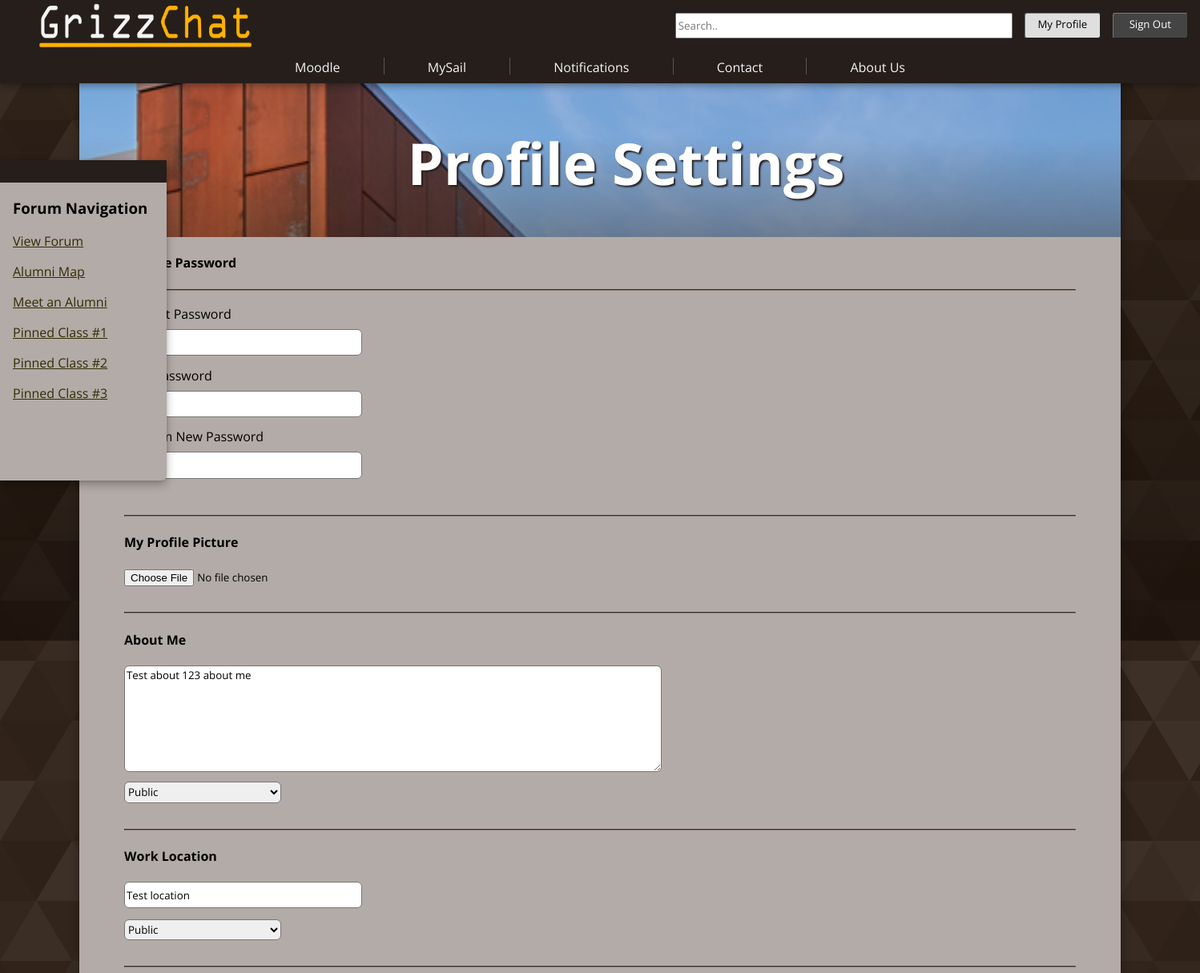
Before: /profile-settings.php (signed in, upper part) with the older database file.
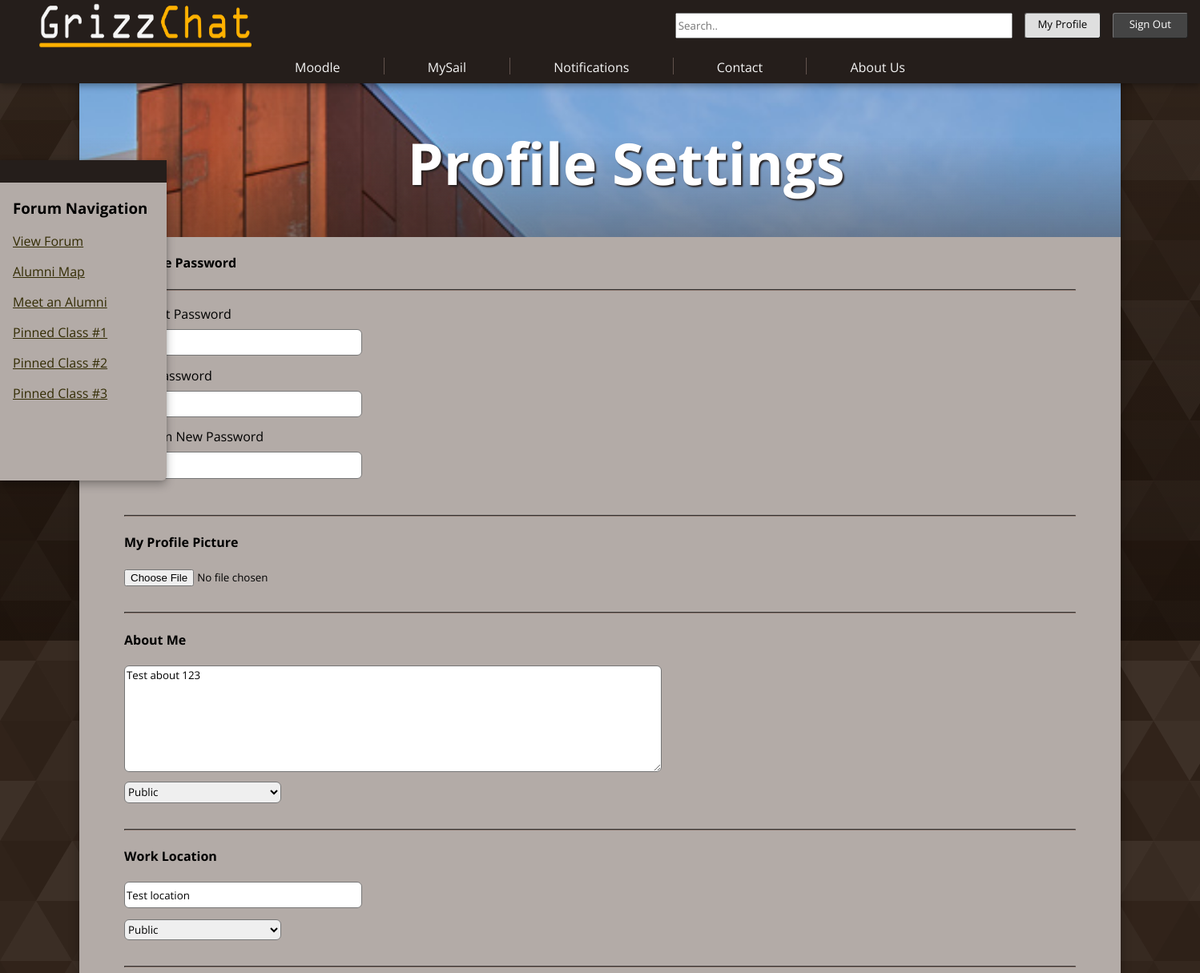
After: the same page with the newer database file.
### tables this page shows
CREATE TABLE `profile_info` (
  `ABOUT` text NOT NULL,
  `ABOUT_PRIVACY` enum('private','friends','public') NOT NULL DEFAULT 'public',
  `LOCATION` tinytext NOT NULL,
  `LOCATION_PRIVACY` enum('private','friends','public') NOT NULL DEFAULT 'public',
  `CONTACT_EMAIL` tinytext NOT NULL,
  `CONTACT_EMAIL_PRIVACY` enum('private','friends','public') NOT NULL DEFAULT 'public',
  `LINKEDIN` tinytext NOT NULL,
  `LINKEDIN_PRIVACY` enum('private','friends','public') NOT NULL DEFAULT 'public',
  `PREFERRED_FONT` enum('default','comic_sans','Times_New_Roman','Helvetica','Tahoma','Garamond','Courier_New') NOT NULL DEFAULT 'default',
  `DEACTIVATE` tinyint(1) NOT NULL DEFAULT 0,
  `LINKED_USER_ID` int(11) NOT NULL,
  `PROFILE_ID` int(11) NOT NULL
);

### Includes/profileHandler.php (the view, shortened to what this page needs)
<?php
    function displayUsersSettings() {
        $sql = "SELECT * FROM profile_info INNER JOIN user_info on profile_info.LINKED_USER_ID = user_info.USER_ID WHERE profile_info.LINKED_USER_ID={$_SESSION["id"]}";
        $dbConnection = $GLOBALS['dbConnection'];
        $result = $dbConnection-> query($sql);
        if ($result-> num_rows > 0) {
            while ($row = $result-> fetch_assoc()) {
                echo "<div class='settings-block'>";
                echo "<h4>Change Password</h4><hr>";
                echo "<label>Current Password</label><input type='password' name='old_password'><br>";
                echo "<label>New Password</label><input type='password' name='new_password'><br>";
                echo "<label>Confirm New Password</label><input type='password' name='confirm_new_password' class='settings-confirm-pw'>";
                echo "</div>";
                echo "<div class='settings-block'>";
                echo "<hr><h4>My Profile Picture</h4>";
                echo "<input type='file' name='profile-picture' accept='image/png, image/gif, image/jpeg'>";
                echo "</div>";
                echo "<div class='settings-block'>";
                echo "<hr><h4>About Me</h4>";
                if (empty($row["ABOUT"])) {
                    echo "<textarea name='about'></textarea>";
                }
                else {
                    echo "<textarea name='about'>" . $row["ABOUT"] . "</textarea>";
                }
                echo "<br><select name='about_privacy' title='Privacy settings for your about me description'>";
                if ($row["ABOUT_PRIVACY"] == "public") {
                    echo "<option value='public' selected>Public</option>";
                }
                else {
                    echo "<option value='public'>Public</option>";
                }
                echo "</select></div>";
                echo "<div class='settings-block'>";
                echo "<hr><h4>Work Location</h4>";
                if (empty($row["LOCATION"])) {
                    echo "<input type='text' name='location'>";
                }
                else {
                    echo "<input type='text' name='location' value='"  . $row["LOCATION"] . "'>";
                }
                echo "<br><select name='location_privacy' title='Privacy settings for your about me description'>";
                if ($row["LOCATION_PRIVACY"] == "public") {
                    echo "<option value='public' selected>Public</option>";
                }
                else {
                    echo "<option value='public'>Public</option>";
                }
                echo "</select></div>";
                echo "<div class='settings-block'>";
                echo "<hr><h4>Contact Email</h4>";
                echo "<br><select name='contact_email_privacy' title='Privacy settings for your about me description'>";
                echo "</select></div>";
            }
        }
    }
?>

### profile-settings.php (shortened to what this page needs)
<!DOCTYPE html>
<html lang="en">
    <head>
        <link href="Styles/style.css" rel="stylesheet">
    </head>
    <body>
        <?php
            require_once('Includes/page_elements.php');
            require_once('Includes/profileHandler.php');
            displayHeader();
            displaySidebarNavigation();
        ?>
        <section id="page-content">
            <section id="page-container">
                <div class="parallaxBG-vsmall settingsImage">
                    <div class="parallax-fadeBottom"></div>
                    <div class="parallaxText1-vsmall">
                        <h2>Profile Settings</h2>
                    </div>
                </div>
                <form action="<?php echo htmlspecialchars($_SERVER["PHP_SELF"]); ?>" method="post" class="settings-form">
                    <?php displayUsersSettings(); ?>
                </form>
            </section>
        </section>
    </body>
</html>

### Includes/page_elements.php (shortened to what this page needs)
<?php
    function displayHeader() {
        echo '<header id="header"><div class="header-top">';
        echo '<a href="index.php" title="logo" class="header-logo"><img src="Images/GrizzChat_Logo.png" alt="Grizzchat Logo"></a><input class="header-search" type="search" placeholder="Search..">';
        if(!isset($_SESSION["loggedin"]) || $_SESSION["loggedin"] !== true) {
            echo '<a href="login.php" title="Click here to log in" class="header-login button-1">Login</a><a href="signup.php" title="Click here to sign up" class="header-signup button-1 button-dark">Sign Up</a>';
        }
        else {
            echo '<a href="profile.php" title="Click here to view your profile" class="header-login button-1">My Profile</a><a href="Includes/signout.php" title="Click here to sign out of your account" class="header-signup button-1 button-dark">Sign Out</a>';
        }
        echo '</div><div class="header-bottom"><nav class="header-container">';
        echo '<a href="https://moodle.oakland.edu" title="Click here to visit the Oakland University Moodle website"  target="_blank">Moodle</a><section></section><a href="https://mysail.oakland.edu" title="Click here to visit the Oakland University MySail website" target="_blank">MySail</a><section></section><a href="notifications.php" title="View your notifications">Notifications</a>';
        echo '<section></section><a href="contact.php" title="Click here to visit our Contact Us page">Contact</a><section></section><a href="about.php" title="View information about our organization">About Us</a>';
        echo '</nav></div></header>';
    }
    function displaySidebarNavigation() {
        echo '<aside class="forum-navbar-container"><section class="forum-navbar-topbar"></section><section class="forum-navbar-content"><h3>Forum Navigation</h3><nav>';
        echo '<a href="forum.php" title="View forum page ">View Forum</a><a href="maps.php" title="View the Alumni Map">Alumni Map</a><a href="#" title="Placeholder Sidebar Link">Meet an Alumni</a>';
        echo '<a href="#" title="Placeholder Sidebar Link">Pinned Class #1</a><a href="#" title="Placeholder Sidebar Link">Pinned Class #2</a><a href="#" title="Placeholder Sidebar Link">Pinned Class #3</a>';
        echo '</nav></section></aside>';
    }

### Styles/style.css (style rules this page uses)
* { box-sizing: border-box; font-family: "Open Sans", cursive, sans-serif; }
html { margin: 0; width: 100vw; min-width: 100%; top: 0; background-color: #31231A; background-position:0 0, 20px 20px; scroll-padding-top: 6.5em; overflow-y: scroll; scroll-behavior: smooth; overflow-x: hidden; }
body { min-height: 100vh; width: 100vw; margin: 0; }
a { color: rgb(51, 44, 4); }
#page-content { width: 1300px; min-height: 100vh; background-color: rgb(179, 171, 167); box-shadow: 0 0 5px rgba(0,0,0,.14), 0 5px 12px rgba(0,0,0,.28); margin: auto; }
#page-container { padding-top: 6.5em; padding-bottom: 2.5em; min-height: 89.5vh; }
header { display: flex; background-color: rgb(37, 30, 27); height: 6.5em; flex-direction: row; margin: auto; flex-wrap: wrap; box-shadow: rgb(0 0 0 / 14%) 0px 0px 4px, rgb(0 0 0 / 28%) 0px 4px 8px; position: fixed; width: 100%; z-index: 99; }
.header-top { display: flex; width: 100%; height: 61.5%; }
.header-bottom { display: flex; width: 100%; height: 38.5%; }
.header-container { width: 53%; margin: auto; text-align: center; display: flex; justify-content: space-between; }
.header-container a { display: block; color: whitesmoke; text-decoration: none; padding: .25rem 1rem; -webkit-transition: color 0.2s; transition: color 0.2s; }
.header-logo { display: block; height: 100%; width: 22.5%; padding-left: 3%; text-align: center; line-height: 4.25em; }
.header-logo img { width: 100%; height: 100%; }
.header-search { display: block; width: 30%; height: 50%; margin: auto; margin-left: 35%; }
.header-signup { margin: 0 1%; }
.header-login { margin-left: 1%; }
.button-1 { cursor: pointer; display: block; width: 7.5em; padding: .35em 1em; height: 50%; margin-top: 1.18em; background-color: rgb(223, 223, 223); border: 1px outset rgb(118,118,118); color: black; text-decoration: none; font-size: .825rem; text-align: center; border-radius: 3px; -webkit-transition: background-color 0.2s; transition: background-color 0.2s; }
.button-dark { margin-top: 1.18em; background-color:rgb(68, 68, 68); color: white; -webkit-transition: background-color 0.2s; transition: background-color 0.2s; }
.forum-navbar-container { position: fixed; top: 25vh; height: 50vh; width: 13em; left: 0; background-color: rgb(179, 171, 167); box-shadow: 0 0 5px rgba(0,0,0,.14), 0 5px 12px rgba(0,0,0,.28); border-bottom-right-radius: 6px; z-index: 101; }
.forum-navbar-topbar { background-color: rgb(37, 30, 27); border-bottom: 0px; height: 1.75em; }
.forum-navbar-content { margin-left: 1em; }
.forum-navbar-content nav a { display: block; margin-bottom: 1em; }
.parallaxBG-vsmall { width: 100%; height: 12em; background-attachment: fixed; background-position: center; background-repeat: no-repeat; background-size: cover; }
.parallax-fadeBottom { width: 100%; height: 100%; background: linear-gradient(180deg, rgba(179,171,167,0) 0%, rgba(179,171,167,0) 35%, rgba(37,21,13,.35) 100%); }
.parallaxText1-vsmall { position: absolute; top: 15em; left: 40em; transform: translate(-145%, -425%); z-index: 2; width: 80%; padding: 20px; text-align: center; }
.parallaxText1 h2, .parallaxText1-small , .parallaxText2 h2, .parallaxText1-vsmall { color: white; font-size: 3em; text-shadow: 2px 2px 2px #26201F; margin-bottom: .25em; }
.parallaxText1-vsmall h2 { margin: 0; }
.settingsImage { background-image: url('../Images/Oakland_Center.jpg'); }
.settings-form { padding: 0 3.5em; }
.settings-form hr { border-color: rgba(37, 30, 27, 0.7); margin-bottom: 1.15em; }
.settings-form label { display: block; margin-bottom: .5em; }
.settings-form input:not(:last-child), .settings-confirm-pw { width: 25%; height: 2.5em; border-radius: 6px; border-style: solid; border-width: 1px; margin-bottom: 1em; }
.settings-form select { width: 16.5%; height: 2em; border-radius: 6px; border-style: solid; border-width: 1px; }
.settings-form textarea { width: 56.5%; height: 10em; border-radius: 6px; border-style: solid; border-width: 1px; margin-bottom: .5em; }
.settings-block:not(:first-child) { margin-top: 2em; }

Changed rows visible on the page:
changed profile_info "Public": about "Test about 123 about me" → "Test about 123"
